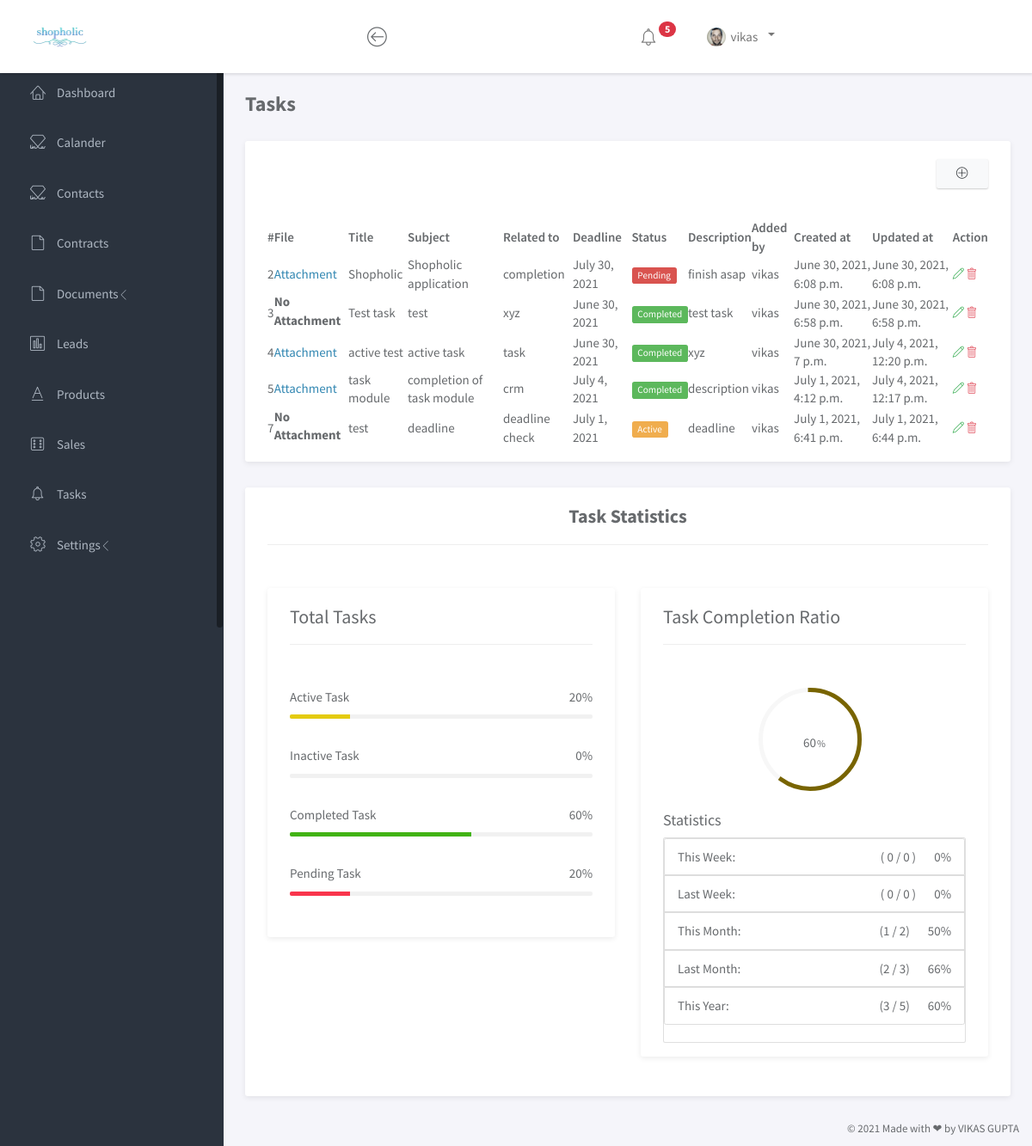
The page /tasks (signed in) on the database its author committed.
### shopping/models.py (models this page shows)
class Task(models.Model):
    attachment = models.FileField(upload_to='taskfile', blank=True, null=True)
    title = models.CharField(max_length=200)
    subject = models.CharField(max_length=200)
    related_to = models.CharField(max_length=200)
    deadline = models.DateField()
    status = models.CharField(max_length=200)
    description = models.TextField(max_length=200)
    created_at = models.DateTimeField(auto_now_add=True)
    updated_at = models.DateTimeField(auto_now=True)
    addedby = models.ForeignKey(User, on_delete=models.CASCADE,)

### shopping/views.py (the view)
# urls.py: path('tasks', views.tasks, name="tasks"),
@login_required(login_url='login')
def tasks(request):
    context = {}
    context["data"] = Task.objects.filter(addedby=request.user.id).all()
    ttl = Task.objects.filter(addedby=request.user.id).count()
    context["totaltask"] = ttl
    context["activecount"] = int(Task.objects.filter(status="Active", addedby=request.user.id).count()/ttl*100)
    context["pendingcount"] = int(Task.objects.filter(status="Pending", addedby=request.user.id).count()/ttl*100)
    context["completecount"] = int(Task.objects.filter(status="Completed", addedby=request.user.id).count()/ttl*100)
    context["inactivecount"] = int(Task.objects.filter(status="Inactive", addedby=request.user.id).count()/ttl*100)
    current_week = date.today().isocalendar()[1]
    today = datetime.date.today()
    context["curretweek"] = Task.objects.filter(created_at__week=current_week, status="Completed", addedby=request.user.id).count()
    context["curretweektotal"] = Task.objects.filter(created_at__week=current_week, addedby=request.user.id).count()
    context["currentweekpercentage"] = int(context["curretweek"] / context["curretweektotal"]*100) if context["curretweektotal"] != 0 else 0
    context["pastweek"] = Task.objects.filter(created_at__week=current_week-1, status="Completed", addedby=request.user.id).count()
    context["pastweektotal"] = Task.objects.filter(created_at__week=current_week-1, addedby=request.user.id).count()
    context["pastweekpercentage"] = int(context["pastweek"] / context["pastweektotal"]*100) if context["pastweektotal"] != 0 else 0
    context["currentmonth"] = Task.objects.filter(created_at__year=today.year, created_at__month=today.month, status="Completed", addedby=request.user.id).count()
    context["currentmonthtotal"] = Task.objects.filter(created_at__year=today.year, created_at__month=today.month, addedby=request.user.id).count()
    context["currentmonthpercentage"] = int(context["currentmonth"] / context["currentmonthtotal"]*100) if context["currentmonthtotal"] != 0 else 0
    context["pastmonth"] = Task.objects.filter(created_at__year=today.year, created_at__month=today.month-1, status="Completed", addedby=request.user.id).count()
    context["pastmonthtotal"] = Task.objects.filter(created_at__year=today.year, created_at__month=today.month-1, addedby=request.user.id).count()
    context["pastmonthpercentage"] = int(context["pastmonth"] / context["pastmonthtotal"]*100) if context["pastmonthtotal"] != 0 else 0
    context["currentyear"] = Task.objects.filter(created_at__year=today.year, status="Completed", addedby=request.user.id).count()
    context["currentyeartotal"] = Task.objects.filter(created_at__year=today.year, addedby=request.user.id).count()
    context["currentyearpercentage"] = int(context["currentyear"] / context["currentyeartotal"]*100) if context["currentyeartotal"] != 0 else 0
    return render(request, "User/tasks/tasks.html", context)

### shopping/templates/User/tasks/tasks.html (shortened to what this page needs)
{% load static %}
{% include 'User/head.html' %}
		<div class="main">
			<div class="main-content">
				<div class="container-fluid">
					<h3 class="page-title"><b>Tasks</b></h3>
					<div class="panel panel-headline demo-icons">
						<div class="panel-heading text-right mb-2">
							<a href="addtask" class="btn btn-light" ><i class="lnr lnr-plus-circle"></i></a>
						</div>
						<div class="panel-body ">
							<div class="table-responsive">
							<table id="example" class="display nowrap" style="width: 100%;">
								<thead>
									<tr>
										<th>#</th>
										<th>File</th>
										<th>Title</th>
										<th>Subject</th>
										<th>Related to</th>
										<th>Deadline</th>
										<th>Status</th>
										<th>Description</th>
										<th>Added by</th>
										<th>Created at</th>
										<th>Updated at</th>
										<th>Action</th>
									</tr>
								</thead>
								<tbody>
									{% for da in data %}
									<tr>
										<td>{{ da.id }}</td>
										{% if da.attachment %}
											<td><a href="media/{{ da.attachment }}" download>Attachment</a></td>
										{% else %}
											<td><label>No Attachment</label></td>
										{% endif %}
										<td>{{ da.title }}</td>
										<td>{{ da.subject }}</td>
										<td>{{ da.related_to }}</td>
										<td>{{ da.deadline }}</td>
										{% if da.status == "Active" %}
										<td><span class="label label-warning">{{ da.status }}</span></td>
										{% elif da.status == "Completed" %}
										<td><span class="label label-success">{{ da.status }}</span></td>
										{% elif da.status == "Pending" %}
										<td><span class="label label-danger">{{ da.status }}</span></td>
										{% else %}
										<td><span class="label label-primary">{{ da.status }}</span></td>
										{% endif %}
										<td>{{ da.description }}</td>
										<td>{{ da.addedby }}</td>
										<td>{{ da.created_at }}</td>
										<td>{{ da.updated_at }}</td>
										<td>
											<a class="link" href="edittask/{{ da.id }}">
												<span class="lnr lnr-pencil text-success"></span>
											</a>
											<a class="link" href="deletetask/{{ da.id }}">
												<span class="lnr lnr-trash text-danger"></span>
											</a>
										</td>
									</tr>
									{% endfor %}
								</tbody>
							</table>
							</div>
						</div>
					</div>
					<div class="panel panel-headline demo-icons">
						<div class="panel-heading">
							<h3 class="panel-title text-center"><b>Task Statistics</b>  </h3>
							<hr>
						</div>
						<div class="panel-body">
							<div class="row">
								<div class="col-md-6">
									<div class="panel">
										<div class="panel-heading">
											<h3 class="panel-title">Total Tasks </h3>
											<hr>
										</div>
										<div class="panel-body">
											<ul class="list-unstyled task-list">
												<li>
													<p>Active Task <span class="label-percent">{{ activecount }}%</span></p>
													<div class="progress progress-xs">
														<div class="progress-bar progress-bar-warning" role="progressbar" aria-valuenow="{{ activecount }}" aria-valuemin="0" aria-valuemax="100" style="width: {{ activecount }}%">
														</div>
													</div>
												</li>
												<li>
													<p>Inactive Task <span class="label-percent">{{ inactivecount }}%</span></p>
													<div class="progress progress-xs">
													</div>
												</li>
												<li>
													<p>Completed Task <span class="label-percent">{{ completecount }}%</span></p>
													<div class="progress progress-xs">
														<div class="progress-bar progress-bar-success" role="progressbar" aria-valuenow="{{ completecount }}" aria-valuemin="0" aria-valuemax="100" style="width: {{ completecount }}%">
														</div>
													</div>
												</li>
												<li>
													<p>Pending Task <span class="label-percent">{{ pendingcount }}%</span></p>
													<div class="progress progress-xs">
														<div class="progress-bar progress-bar-danger" role="progressbar" aria-valuenow="{{ pendingcount }}" aria-valuemin="0" aria-valuemax="100" style="width: {{ pendingcount }}%">
														</div>
													</div>
												</li>
											</ul>
										</div>
									</div>
								</div>
								<div class="col-md-6">
									<div class="panel">
										<div class="panel-heading">
											<h3 class="panel-title">Task Completion Ratio</h3>
											<hr>
										</div>
										<div class="panel-body">
											<div id="system-load" class="easy-pie-chart" data-percent="70">
												<span class="percent">70</span>
											</div>
											<h4>Statistics</h4>
											<div class="card">
												<ul class="list-group list-justify">
													<li class="list-group-item m-0">This Week: <span>( {{ curretweek }} / {{ curretweektotal }} ) &emsp; {{ currentweekpercentage }}%</span></li>
													<li class="list-group-item m-0">Last Week: <span>( {{ pastweek }} / {{ pastweektotal }} ) &emsp; {{ pastweekpercentage }}%</span></li>
													<li class="list-group-item m-0">This Month: <span>({{ currentmonth }} / {{ currentmonthtotal }}) &emsp; {{ currentmonthpercentage }}%</span></li>
													<li class="list-group-item m-0">Last Month: <span>({{ pastmonth }} / {{ pastmonthtotal }}) &emsp; {{ pastmonthpercentage }}%</span></li>
													<li class="list-group-item m-0">This Year:&emsp; <span>({{ currentyear }} / {{ currentyeartotal }}) &emsp; {{ currentyearpercentage }}%</span></li>
												</ul>
											</div>
										</div>
									</div>
								</div>
							</div>
						</div>
					</div>
				</div>
			</div>
		</div>
		<script>
			$(function() {
				var data, options;
				var sysLoad = $('#system-load').easyPieChart({
					size: 120,
					barColor: function(percent) {
						return "rgb(" + Math.round(200 * percent / 100) + ", " + Math.round(200 * (1.1 - percent / 100)) + ", 0)";
					},
					trackColor: 'rgba(245, 245, 245, 0.8)',
					scaleColor: false,
					lineWidth: 5,
					lineCap: "square",
					animate: 800
				});
				var a = "{{ completecount }}";
				sysLoad.data('easyPieChart').update(a);
				sysLoad.find('.percent').text(a);
			});
			</script>
		{% include 'User/foot2.html' %}

### shopping/templates/User/head.html (shortened to what this page needs)
{% load static %}
{% include 'header.html' %}
<!doctype html>
<html lang="en">
<head>
	<link rel="stylesheet" href="{% static 'calander/css/evo-calendar.css' %}">
	<link rel="stylesheet" href="{% static 'calander/css/evo-calendar.midnight-blue.css' %}">
	<link rel="stylesheet" href="{% static 'vendor/bootstrap/css/bootstrap.min.css' %}">
	<link rel="stylesheet" href="{% static 'vendor/font-awesome/css/font-awesome.min.css' %}">
	<link rel="stylesheet" href="{% static 'vendor/linearicons/style.css' %}">
	<link rel="stylesheet" href="{% static 'vendor/chartist/css/chartist-custom.css' %}">
	<link rel="stylesheet" href="{% static 'css/main.css' %}">
	<link rel="stylesheet" type="text/css" href="https://cdn.datatables.net/1.10.24/css/jquery.dataTables.css">
</head>
<body>
	<div id="wrapper">
		<nav class="navbar navbar-default navbar-expand-lg navbar-fixed-top">
			<div class="brand">
				<a href="home"><img src="{% static 'images/img/mylogo.png' %}" width="70" alt="shopholic Logo" class="img-responsive logo"></a>
			</div>
			<div class="container-fluid">
				<div class="navbar-btn">
					<button type="button" class="btn-toggle-fullwidth"><i class="lnr lnr-arrow-left-circle"></i></button>
				</div>
				<div id="navbar-menu">
					<ul class="nav navbar-nav navbar-right">
						<li class="dropdown">
							<a href="#" class="dropdown-toggle icon-menu" data-toggle="dropdown">
								<i class="lnr lnr-alarm"></i>
								<span class="badge bg-danger">5</span>
							</a>
						</li>
						<li class="dropdown">
							<a href="#" class="dropdown-toggle" data-toggle="dropdown"><img src="{% static 'images/img/user.png' %}" class="img-circle" alt="Avatar"> <span>{{ user.get_username }}</span>&ensp;</a>
						</li>
					</ul>
				</div>
			</div>
		</nav>
		<div id="sidebar-nav" class="sidebar">
			<div class="sidebar-scroll">
				<nav>
					<ul class="nav">
						<li><a href="home" class=""><i class="lnr lnr-home"></i> <span>Dashboard</span></a></li>
						<li><a href="calander" class=""><i class="lnr lnr-linearicons"></i> <span>Calander</span></a></li>
						<li><a href="contact" class=""><i class="lnr lnr-linearicons"></i> <span>Contacts</span></a></li>
						<li><a href="contracts" class=""><i class="lnr lnr-file-empty"></i> <span>Contracts</span></a></li>
						<li>
							<a href="#subPages2" data-toggle="collapse" class="collapsed"><i class="lnr lnr-file-empty"></i> <span>Documents</span> <i class="icon-submenu lnr lnr-chevron-left"></i></a>
						</li>
						<li><a href="lead" class=""><i class="lnr lnr-chart-bars"></i> <span>Leads</span></a></li>
						<li><a href="products" class=""><i class="lnr lnr-text-format"></i> <span>Products</span></a></li>
						<li><a href="sales" class=""><i class="lnr lnr-dice"></i> <span>Sales</span>&emsp;</a></li>
						<li><a href="tasks"><i class="lnr lnr-alarm"></i> <span>Tasks</span></a></li>
						<li>
							<a href="#subPages" data-toggle="collapse" class="collapsed"><i class="lnr lnr-cog"></i> <span>Settings</span> <i class="icon-submenu lnr lnr-chevron-left"></i></a>
						</li>
					</ul>
				</nav>
			</div>
		</div>

### shopping/static/calander/css/evo-calendar.css (style rules this page uses)
html, body { padding: 0; margin: 0; }
body { font-family: 'Source Sans Pro'; }

### shopping/templates/User/head.html (style rules this page uses)
.link .lnr { font-size: small; }

### rows shown on the page
Task: id "2", title "Shopholic", subject "Shopholic application", related_to "completion", deadline "July 30, 2021", status "Pending", description "finish asap", addedby "vikas", created_at "June 30, 2021, 6:08 p.m.", updated_at "June 30, 2021, 6:08 p.m."
Task: id "3", attachment "No Attachment", title "Test task", subject "test", related_to "xyz", deadline "June 30, 2021", status "Completed", description "test task", addedby "vikas", created_at "June 30, 2021, 6:58 p.m.", updated_at "June 30, 2021, 6:58 p.m."
Task: id "4", title "active test", subject "active task", related_to "task", deadline "June 30, 2021", status "Completed", description "xyz", addedby "vikas", created_at "June 30, 2021, 7 p.m.", updated_at "July 4, 2021, 12:20 p.m."
Task: id "5", title "task module", subject "completion of task module", related_to "crm", deadline "July 4, 2021", status "Completed", description "description", addedby "vikas", created_at "July 1, 2021, 4:12 p.m.", updated_at "July 4, 2021, 12:17 p.m."
Task: id "7", attachment "No Attachment", title "test", subject "deadline", related_to "deadline check", deadline "July 1, 2021", status "Active", description "deadline", addedby "vikas", created_at "July 1, 2021, 6:41 p.m.", updated_at "July 1, 2021, 6:44 p.m."

### other values the page prints
{{ user.get_username }} "vikas"
{{ activecount }} "20"
{{ inactivecount }} "0"
{{ completecount }} "60"
{{ pendingcount }} "20"
{{ curretweek }} "0"
{{ curretweektotal }} "0"
{{ currentweekpercentage }} "0"
{{ pastweek }} "0"
{{ pastweektotal }} "0"
{{ pastweekpercentage }} "0"
{{ currentmonth }} "1"
{{ currentmonthtotal }} "2"
{{ currentmonthpercentage }} "50"
{{ pastmonth }} "2"
